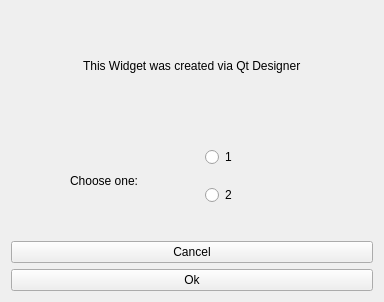
<?xml version="1.0" encoding="UTF-8"?>
<ui version="4.0">
 <class>QtDesignerWidget</class>
 <widget class="QWidget" name="QtDesignerWidget">
  <property name="geometry">
   <rect>
    <x>0</x>
    <y>0</y>
    <width>384</width>
    <height>302</height>
   </rect>
  </property>
  <property name="windowTitle">
   <string>Form</string>
  </property>
  <layout class="QVBoxLayout" name="verticalLayout_2">
   <item>
    <layout class="QVBoxLayout" name="verticalLayout">
     <item alignment="Qt::AlignHCenter">
      <widget class="QLabel" name="label">
       <property name="text">
        <string>This Widget was created via Qt Designer</string>
       </property>
      </widget>
     </item>
     <item>
      <widget class="QWidget" name="widget" native="true">
       <layout class="QHBoxLayout" name="horizontalLayout_2">
        <item>
         <layout class="QHBoxLayout" name="horizontalLayout">
          <item alignment="Qt::AlignHCenter">
           <widget class="QLabel" name="label_2">
            <property name="text">
             <string>Choose one:</string>
            </property>
           </widget>
          </item>
          <item>
           <widget class="QWidget" name="widget_2" native="true">
            <widget class="QWidget" name="verticalLayoutWidget_2">
             <property name="geometry">
              <rect>
               <x>10</x>
               <y>0</y>
               <width>160</width>
               <height>83</height>
              </rect>
             </property>
             <layout class="QVBoxLayout" name="verticalLayout_3">
              <item>
               <widget class="QRadioButton" name="radioButton">
                <property name="text">
                 <string>1</string>
                </property>
               </widget>
              </item>
              <item>
               <widget class="QRadioButton" name="radioButton_3">
                <property name="text">
                 <string>2</string>
                </property>
               </widget>
              </item>
             </layout>
            </widget>
           </widget>
          </item>
         </layout>
        </item>
       </layout>
      </widget>
     </item>
    </layout>
   </item>
   <item>
    <widget class="QPushButton" name="pushButton">
     <property name="text">
      <string>Cancel</string>
     </property>
    </widget>
   </item>
   <item>
    <widget class="QPushButton" name="pushButton_2">
     <property name="text">
      <string>Ok</string>
     </property>
    </widget>
   </item>
  </layout>
 </widget>
 <resources/>
 <connections/>
</ui>
